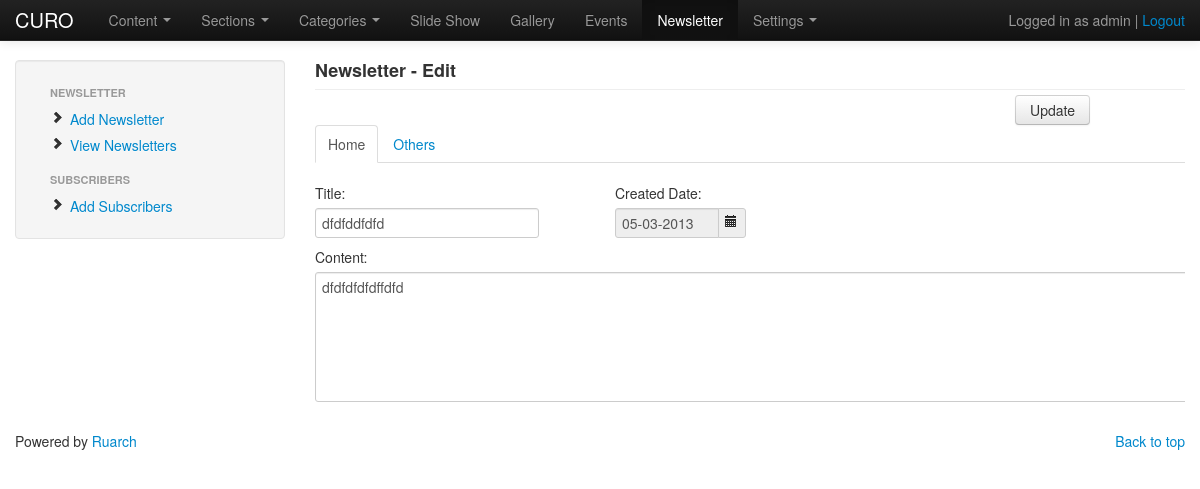
/admin/newsletter.php?action=edit-newsletter&id=1 (signed in), run on the app's committed database.
### tables this page shows
CREATE TABLE `cu_newsletters` (
  `id` int(11) NOT NULL AUTO_INCREMENT,
  `title` varchar(355) DEFAULT NULL,
  `content` text,
  `created` timestamp NOT NULL DEFAULT CURRENT_TIMESTAMP,
  `sent` tinyint(2) DEFAULT '0',
  `sent_date` timestamp NULL DEFAULT NULL,
  `sent_by` int(11) DEFAULT NULL,
  PRIMARY KEY (`id`)
);

### admin/includes/functions.php (called while the page is built, shortened)
<?php
function clean_input($input){
	$input=mysql_real_escape_string(strip_tags($input));
	return $input;
}
function today_date(){
	return date("d-m-Y",time());
}
?>

### admin/includes/newsletter.php (the view, shortened to what this page needs)
<div class="row">
<?php include('right-menu.php');?>
<div class="span9">
<div class="page-header" style="margin:0px 0px 5px 0px">
<?php if(isset($_GET['action'])){
			$action=$_GET['action'];
			if($action=='add-newsletter'){
  				echo'<h4 style="margin:0px">Newsletter - Add New</h4>';
			}elseif($action=='edit-newsletter'){
				echo'<h4 style="margin:0px">Newsletter - Edit</h4>';
				if(isset($_GET['id'])){
					$id=clean_input($_GET['id']);
					$res=mysql_query("SELECT * FROM cu_newsletters WHERE id ='$id'") or die(mysql_error());
					$row=mysql_fetch_array($res);
					$newsletter_title=$row['title'];
					$newsletter_content=$row['content'];
					$newsletter_created=date("d-m-Y", strtotime($row['created']));
				}
			}
}
 ?>
</div>
<form class="form" action="" method="post" enctype="multipart/form-data">
<?php
	@$action=$_GET['action'];
?>
<div class="row" > <div class="span2 pull-right"><input type="submit" name="newsletter_btn" class="btn"  value="<?php if(@$action=='add-newsletter'){echo 'Add';}elseif(@$action=='edit-newsletter'){echo 'Update';}else{echo 'Add';}?>" /></div></div>
  <div class="row">
    <div class="span9" id="article-properties">
      <ul class="nav nav-tabs" id="myTab">
        <li class="active"><a href="#home">Home</a></li>
        <li><a href="#others">Others</a></li>
      </ul>
      <div class="tab-content">
            <div class="tab-pane active" id="home">
                  <div class="row">
                        <div class="span3">
                         <label >Title: <?php echo @$newsletter_title_error;?></label>
                         <input type="text" name="newsletter_title" placeholder="Newsletter Title Here" class="input-large" value="<?php echo @$newsletter_title;?>"  />
                      	</div>
                         <div class="span2">
              <div class="input-append date " id="pdp1" data-date="<?php echo today_date();?>" data-date-format="dd-mm-yyyy">
                <label >Created Date:</label>
                <input class="input-small" type="text" name="newsletter_created" value="<?php if(@empty($newsletter_created)){echo today_date();}else{ echo @$newsletter_created;}?>" readonly />
                <span class="add-on"><i class="icon-calendar"></i></span></div>
            </div>
                  </div>
                  <div class="row">
                     <div class="span9">
                     <label class="control-label" for="newsletter-description">Content:</label>
                          <textarea rows="6" style="width:100%" class="ckeditor" name="editor1"><?php echo @htmlspecialchars($newsletter_content,ENT_QUOTES);?></textarea>
                     </div>
                 </div>
              </div>
        </div>
    </div>
  </div>
</form>
</div></div>

### admin/css/datepicker.css (style rules this page uses)
.input-append.date .add-on i, .input-prepend.date .add-on i { display: block; cursor: pointer; width: 16px; height: 16px; }

### admin/includes/head.php (style rules this page uses)
body { padding-top: 60px; }

### data on the page
cu_newsletters: newsletter_title "dfdfddfdfd", newsletter_created "05-03-2013", editor1 "dfdfdfdfdffdfd"

### other printed values
SITE_NAME "CURO"
$_SESSION['username_admin'] "admin"
